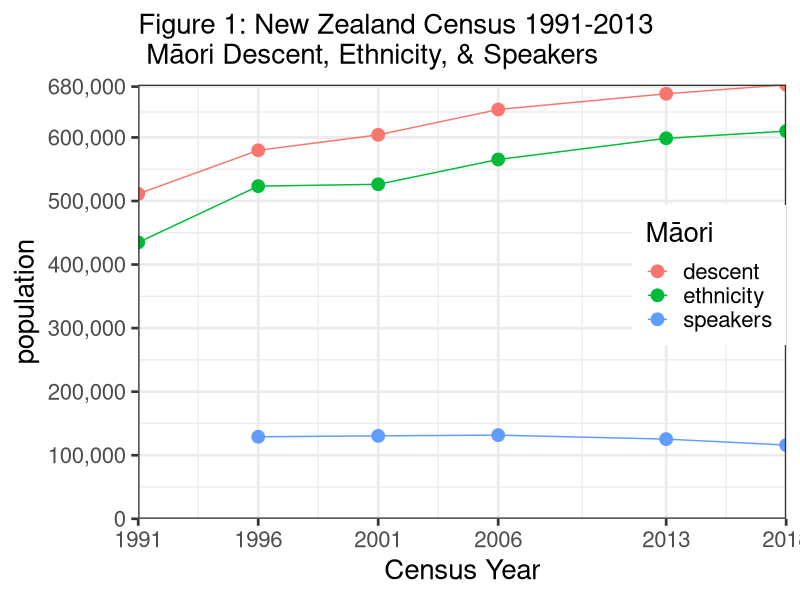
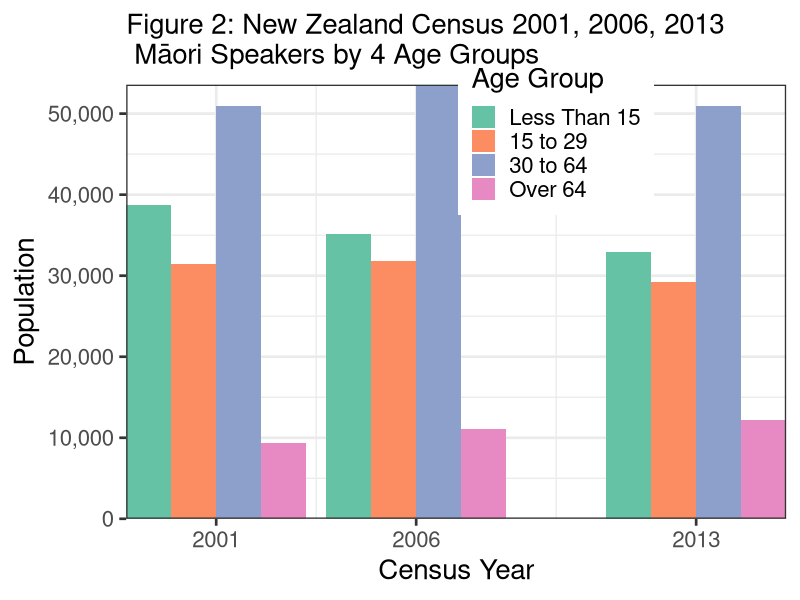
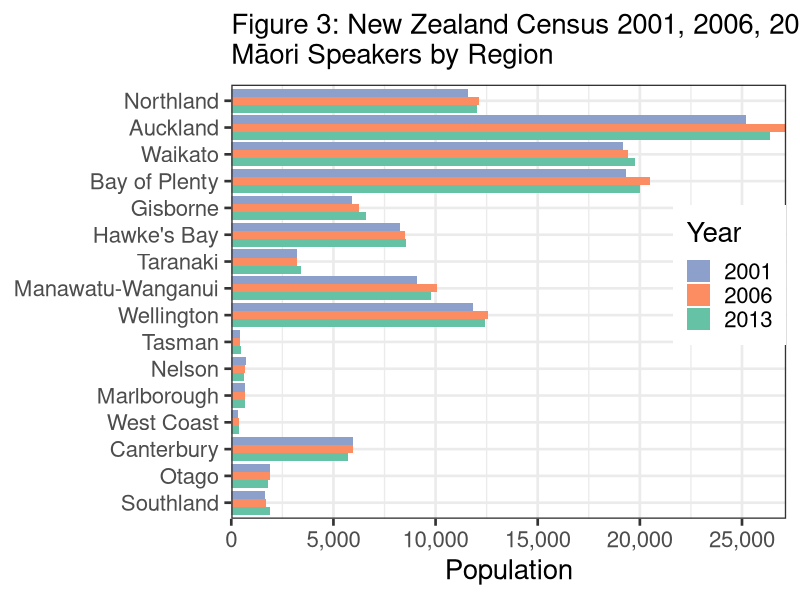
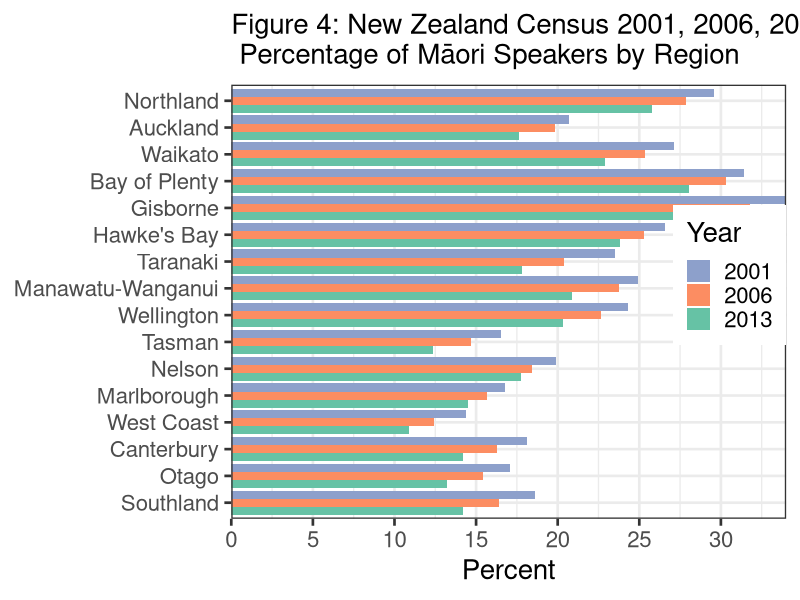
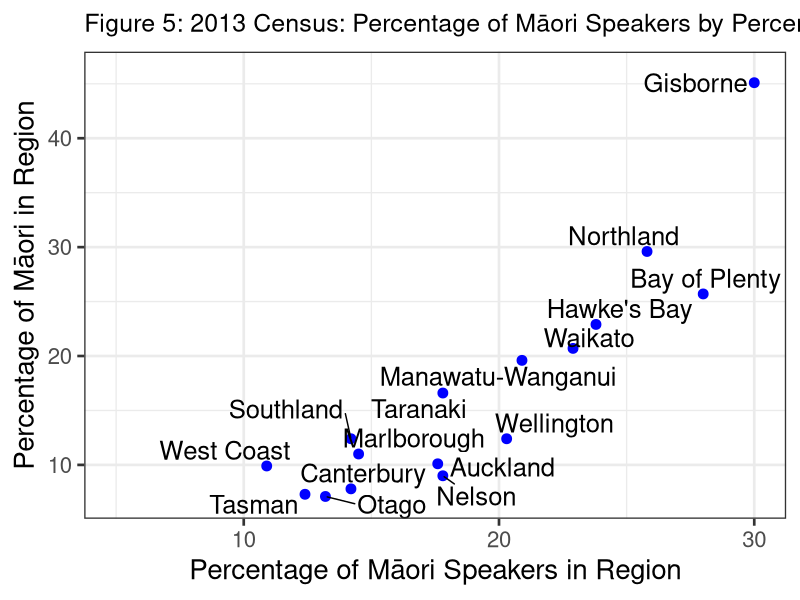
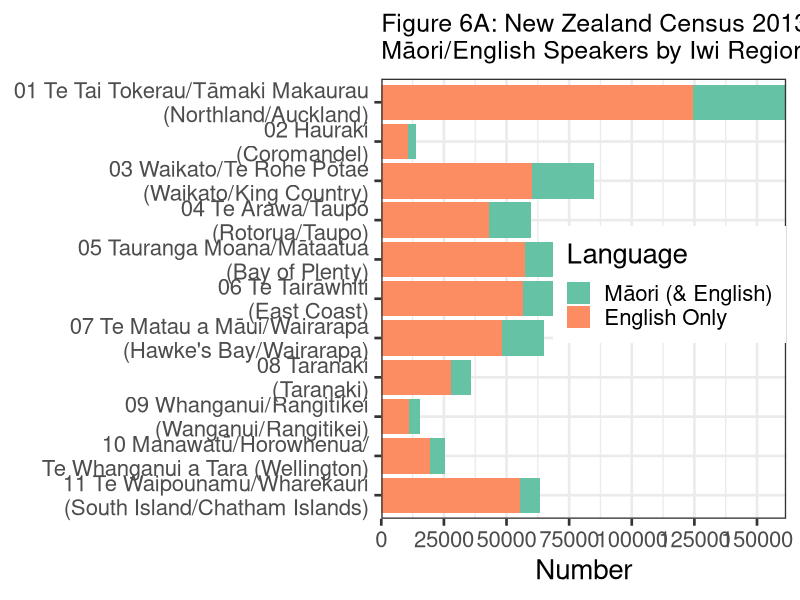
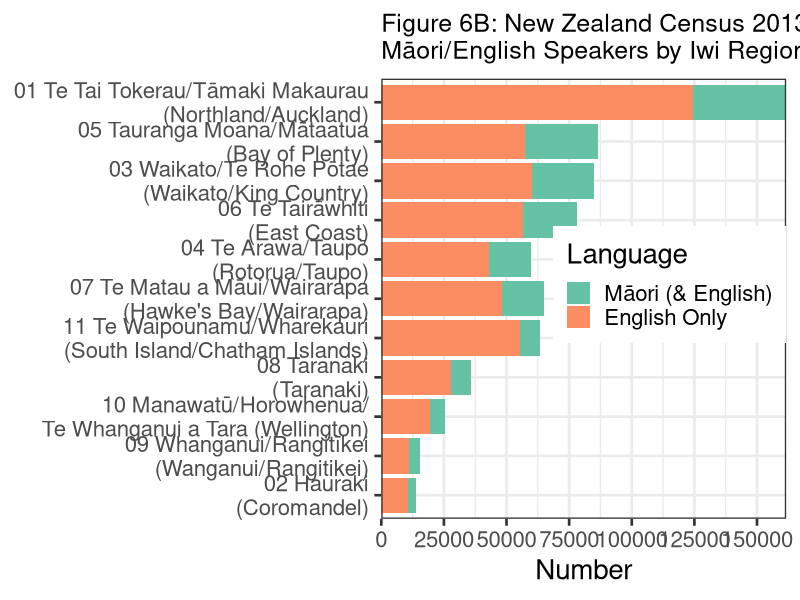
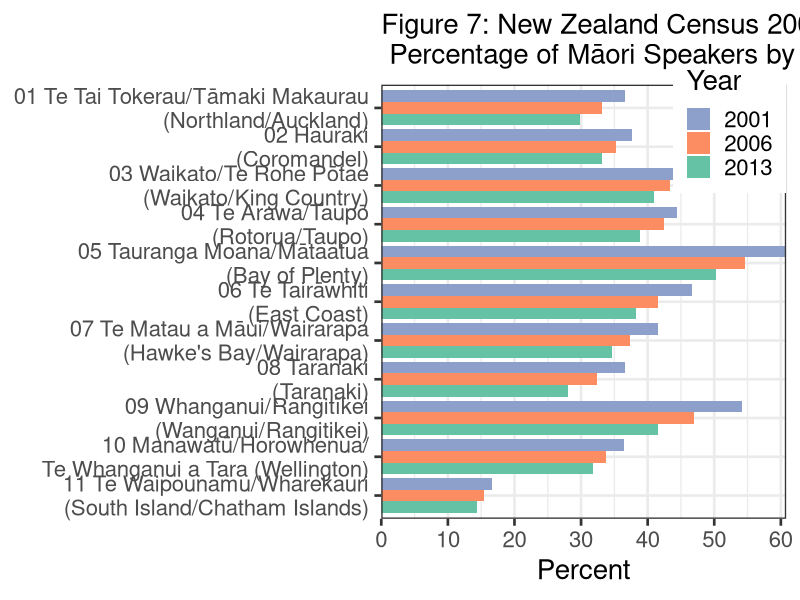

Here is the R script that generated these plots, in order:
# start R script #
# Maori Language stats from NZ Censuses, Peter J Keegan, updated 20 Jan 2016
# all data created in the script, self contained but not best way to do things.
# Done using OSX, if using Windows etc. check Unicode OK.
# object names mostly lower case, or sometimes lowerCamelCase
# d.. usually indicates dataframe, plot.. indicates plot object
#
#
library(ggplot2);library(ggrepel)
library(reshape2)
library(scales)
#
#
# Section 1 Overview
# Create vectors of NZ Census (Maori) Data, with addition of my 2018 guestimates
#
year <- c(1991, 1996, 2001, 2006, 2013, 2018)
ethnicity <- c(434847, 523371, 526281, 565329, 598605, 610000)
descent <- c(511278, 579714, 604110, 643977, 668724, 683000)
speakers <- c(NA, 129048, 130482, 131613, 125352, 116000) # no lang. qu pre 1996
#
# Combine to R dataframe
#
d001 <- data.frame(year, descent, ethnicity, speakers)
#
rm(descent, ethnicity, speakers, year) # Get rid of redundant vectors
#
# Convert data from wide to long format and stack
#
d001a <- melt(d001, id.vars = "year",
               measure.vars = c("descent", "ethnicity", "speakers"),
              variable.name = "maori",
                 value.name = "population")
#
# plot 1 1st attempt
#
# ggplot(d001a, aes(x=year, y=population, colour=maori, group=maori)) +
# geom_line() + geom_point(size=4)
#
# plot 1 Final
#
plot01a <- ggplot(d001a, aes(x = year, y = population, colour = maori,
  group = maori)) + labs(colour = "M\u0101ori")
plot01b <- plot01a + ggtitle(paste0("Figure 1: New Zealand Census 1991-2013",
"\n M\u0101ori Descent, Ethnicity, & Speakers"))
plot01c <- plot01b + geom_line() + geom_point(size = 4)
plot01d <- plot01c + scale_y_continuous(labels = comma,
  breaks = c(0, 100000, 200000, 300000, 400000, 500000, 600000, 680000),
  expand = c(0, 0))
plot01e <- plot01d + expand_limits(y = 0, x = 2018) + theme_bw(base_size = 20)
plot01f <- plot01e + scale_x_continuous(name = "Census Year",
  breaks = c(1991, 1996, 2001, 2006, 2013, 2018), expand = c(0, 0))
plot01g <- plot01f + theme (plot.title = element_text(size = 20))
plot01g + theme(legend.justification=c(1,0), legend.position=c(1,.4))
#
#
rm(plot01a, plot01b, plot01c, plot01d, plot01e, plot01f)
#
#
# Section 2 Maori Speakers by 4 age groups
#
# Create vectors of NZ Census Data, Maori speakers by age group by year
# (2001, 2006, 2013)
#
year <- c(2001, 2006, 2013)
agelessthan15 <- c(38673, 35151, 32961)
age15to29 <- c(31479, 31860, 29232)
age30to64 <- c(50967, 53574, 50910)
ageover64 <- c(9363, 11031, 12249)
#
# Combine to dataframe
#
d002 <- data.frame(year, agelessthan15, age15to29, age30to64, ageover64)
#
rm(year, agelessthan15, age15to29, age30to64, ageover64) # delete redundant vectors
#
# Convert data from wide to long format & stack
#
d002a <- melt(d002, id.vars = "year",
               measure.vars = c("agelessthan15", "age15to29", "age30to64", "ageover64"),
              variable.name = "agegroup",
                 value.name = "pop")
#
#
#
# plot 2, 1st attempt
#
# plot02a <- ggplot(d002a, aes(x=year, y=pop, fill=agegroup)) +
# geom_bar(position="dodge", stat="identity")
# plot02a + theme_bw(base_size = 20) +
# ggtitle("Census: Maori language speakers by 4 Age Groups")
#
# change plot 2 colours
#
plot02a <- ggplot(d002a, aes(x = year, y = pop, fill = agegroup)) +
  geom_bar(position = "dodge", stat = "identity")
plot02b <- plot02a + scale_fill_brewer(palette = "Set2", name = "Age Group",
  labels = c("Less Than 15", "15 to 29", "30 to 64", "Over 64")) +
  theme_bw(base_size = 20)
plot02c <- plot02b + ggtitle(paste0("Figure 2: New Zealand Census 2001, 2006, ",
"2013 \n M\u0101ori Speakers by 4 Age Groups"))
plot02d <- plot02c + scale_y_continuous(name = "Population", labels = comma,
  breaks = c(0, 10000, 20000, 30000, 40000, 50000, 60000), expand = c(0, 0))
plot02e <- plot02d + scale_x_continuous(name = "Census Year",
  breaks = c(2001, 2006, 2013), expand = c(0, 0))
plot02f <- plot02e + theme (plot.title = element_text(size = 20))
plot02f + theme(legend.justification=c(1,0), legend.position=c(.8,.7))
#
rm(plot02a, plot02b, plot02c, plot02d, plot02e)
#
#
# Section 3
#
# New Zealand Census, No. of Maori language speakers by Regions, 2001 to 2013
#
# Create vectors of Stats Census Regions
#
rorder <- c(1, 2, 3, 4, 5, 6, 7, 8, 9, 10, 11, 12, 13, 14, 15, 16)
#
cregion <- c("Northland", "Auckland", "Waikato", "Bay of Plenty", "Gisborne",
  "Hawke's Bay", "Taranaki", "Manawatu-Wanganui", "Wellington",
  "Tasman", "Nelson", "Marlborough", "West Coast", "Canterbury",
  "Otago", "Southland")
cregionrev <- rev(cregion)
#
#
#
spr2001 <- c(12045, 26373, 19749, 19995, 6591, 8550, 3423, 9795, 12423, 459,
  639, 654, 366, 5712, 1800, 1872)
pop2001 <- c(40734, 127626, 72822, 63654, 19365, 32085, 14559, 39267, 51123,
  2778, 3219, 3894, 2547, 31635, 10545, 10038)
per2001 <- c(29.6, 20.7, 27.1, 31.4, 34, 26.6, 23.5, 24.9, 24.3, 16.5,
  19.9, 16.8, 14.4, 18.1, 17.1, 18.6)
spr2006 <- c(12141, 27162, 19422, 20508, 6276, 8493, 3216, 10047, 12552,
  450, 666, 669, 363, 5979, 1896, 1710)
pop2006 <- c(43530, 137133, 76572, 67662, 19761, 33555, 15798, 42285,
  55437, 3063, 3615, 4275, 2916, 36669, 12273, 10422)
per2006 <- c(27.89, 19.81, 25.36, 30.31, 31.76, 25.31, 20.36, 23.76,
  22.64, 14.69, 18.42, 15.65, 12.45, 16.31, 15.45, 16.41)
spr2013 <- c(11586, 25173, 19176, 19326, 5901, 8256, 3228, 9114, 11841,
  426, 741, 693, 345, 5958, 1902, 1647)
pop2013 <- c(44931, 142770, 83742, 68943, 19683, 34662, 18150, 43599,
  58338, 3441, 4167, 4776, 3171, 41910, 14385, 11607)
per2013 <- c(25.79, 17.63, 22.9, 28.03, 29.98, 23.82, 17.79, 20.9,
  20.3, 12.38, 17.78, 14.51, 10.88, 14.22, 13.22, 14.19)
#
d003 <- data.frame(rorder, cregion, spr2001, pop2001, per2001,
  spr2006, pop2006, per2006, spr2013, pop2013, per2013)
#
rm(rorder, spr2001, pop2001, per2001, spr2006, pop2006,
  per2006, spr2013, pop2013, per2013)
#
d003a <- d003[c(2, 9, 6, 3)]
#
d003b <- melt(d003a, id.vars = "cregion",
    measure.vars = c("spr2001", "spr2006", "spr2013"),
    variable.name = "Year",
    value.name = "Population")
#
# plot 3 1st basic, then improve
#
# ggplot(d003b, aes(x = cregion, y = Population, fill = Year)) +
# geom_bar(position = "dodge", stat = "identity")
#
#
# plot 3 final plot
#
plot03c <- ggplot(d003b, aes(x = cregion, y = Population, fill = Year)) +
  geom_bar(position = "dodge", stat = "identity")
plot03d <- plot03c + coord_flip() + theme_bw(base_size = 20) +
  theme (plot.title = element_text(size=20))
plot03e <- plot03d + scale_fill_brewer(palette = "Set2",
  labels =c("2013", "2006", "2001"))
plot03f <- plot03e + ggtitle(paste0("Figure 3: New Zealand Census 2001, 2006, ",
"2013\nM\u0101ori Speakers by Region"))
plot03g <- plot03f + scale_x_discrete(limits = cregionrev)
plot03f <- plot03g + scale_y_continuous(labels = comma,
  breaks = c(0, 5000, 10000, 15000, 20000, 25000, 30000), expand = c(0, 0))
plot03g <- plot03f + guides(fill = guide_legend(reverse=TRUE)) +
  theme(axis.title.y = element_blank())
plot03g + theme(legend.justification=c(1,0), legend.position=c(1,.4))
#
rm(plot03c, plot03d, plot03e, plot03f)
#
#
# Section 4 #
#
# New Zealand Census % of Maori language speakers by Regions, 2001 to 2013
#
d004a <- d003[c(2, 11, 8, 5)]
#
d004b <- melt(d004a, id.vars = "cregion",
                measure.vars = c("per2013", "per2006", "per2001"),
                variable.name = "Year",
                   value.name = "Percent")
#
#
#names(d004b) <- c("Region", "Year", "Percent")
#
# plot 4, 1st basic then improve
#
# plot4a <- ggplot(d004b, aes(x=Region, y=Percent, fill=Year)) +
# geom_bar(position="dodge", stat="identity")
# plot4a + theme_bw(base_size = 16) +
# ggtitle("Census: % of Maori language speakers by Region") + coord_flip()
#
# plot 4 change plot colours
#
# plot04b <- ggplot(d004b, aes(x=Region, y=Percent, fill=Year)) +
# geom_bar(position="dodge", stat="identity")
# plot04bb <- cplot04b + scale_fill_brewer(palette="Set2") +
# theme_bw(base_size = 16) + coord_flip()
# plot04bb + ggtitle("Census: % Maori language speakers by Region")
#
# plot 4 add region labels
#
# plot04c <- ggplot(d004b, aes(x=Region, y=Percent, fill=Year)) +
# geom_bar(position="dodge", stat="identity")
# plot04d <- plot04c + scale_fill_brewer(palette="Set2") +
# theme_bw(base_size = 16)
# plot04e <- plot04d + ggtitle("Fig. 4: Census: % of Maori speakers by Region")
# plot04e + scale_x_discrete(limits=c("Southland", "Otago", "Canterbury",
# "West Coast", "Marlborough", "Nelson", "Tasman", "Wellington",
# "Manawatu-Wanganui", "Taranaki", "Hawke's Bay", "Gisborne",
# "Bay of Plenty", "Waikato", "Auckland", "Northland")) +
# theme(axis.title.y = element_blank())
#
# plot 4 Final, get legend labels correct and in order
#
plot04h <- ggplot(d004b, aes(x = cregion, y = Percent, fill = Year)) +
  geom_bar(position = "dodge", stat = "identity")
plot04i <- plot04h + scale_fill_brewer(palette = "Set2",
  labels =c("2013", "2006", "2001")) + coord_flip()
plot04j <- plot04i + theme_bw(base_size = 20)
plot04k <- plot04j + ggtitle(paste0("Figure 4: New Zealand Census 2001, 2006, ",
"2013\n Percentage of M\u0101ori Speakers by Region"))
plot04l <- plot04k + scale_x_discrete(limits = cregionrev)
plot04m <- plot04l + theme(axis.title.y = element_blank())
plot04n <- plot04m + scale_y_continuous(breaks = c(0, 5, 10, 15, 20, 25, 30,
  35), expand = c(0, 0))
plot04o <- plot04n + guides(fill = guide_legend(reverse = TRUE))
plot04p <- plot04o + theme (plot.title = element_text(size = 20))
plot04p + theme(legend.justification=c(1,0), legend.position=c(1,.4))
#
rm(plot04h, plot04i, plot04j, plot04k, plot04l, plot04m, plot04n, plot04o)
#
# Section 5
#
# NZ Census Data % of Maori speakers by Regions vs. % of total Regional pop.2013
#
# Create vectors of NZ Census Data for 2013
#
# Region (already created)
#
perSpkr13 <- c(25.8, 17.6, 22.9, 28.0, 30.0, 23.8, 17.8, 20.9, 20.3,
  12.4, 17.8, 14.5, 10.9, 14.2, 13.2, 14.2)
#
perPop13 <- c(29.6, 10.1, 20.7, 25.7, 45.1, 22.9, 16.6, 19.6, 12.4,
  7.3, 9.0, 11.0, 9.9, 7.8, 7.1, 12.4)
#
# Combine to dataframe
#
d005 <- data.frame(cregion, perSpkr13, perPop13)
#
rm(perSpkr13, perPop13)
#
#
#
# plot 5, basic then improve
#
# plot05 <- ggplot(d005, aes(x=perSpkr13, y=perPop13, fill=cregion)) +
# geom_point() + theme_bw(base_size = 16)
# plot05 + ggtitle("2013 Census: % Speakers by % of Region Pop.")
#
# plot 5 - add labels, hide key
#
# plot5a <- ggplot(d005, aes(x=perSpkr13, y=perPop13, fill=cregion)) +
# geom_point() + theme_bw(base_size = 16)
# plot5b <- plot5a + geom_text(aes(label=Region), hjust=1.1, vjust=.5, size=6) +
# xlim(5,40)+ ylim(5,50)
# plot5b + guides(fill=FALSE) +
# ggtitle("2013 Census: Maori % Speakers by % of Region Pop.")
#
# Plot 5, ex final R plot 2015
#
# plot05c <- ggplot(d005, aes(x = perSpkr13, y = perPop13, fill = cregion)) +
#   geom_point(colour = "blue", size = 4)
# plot05d <- plot05c + theme_bw(base_size = 20) + guides(fill=FALSE)
# plot05e <- plot05d + ggtitle(paste0("Figure 5: 2013 Census: % of M\u0101ori ",
# "Speakers by Percentage Region Population"))
# plot05f <- plot05e + theme (plot.title = element_text(size = 18))
# plot05g <- plot05f + geom_text(aes(label = cregion), hjust = 1.1,
#   vjust = .5, size = 6) + xlim(5, 30) + ylim(7, 46)
# plot05g + xlab("Percentage of M\u0101ori Speakers in Region") +
#   ylab("Percentage of M\u0101ori in Region")
#
# rm(plot05c, plot05d, plot05e, plot05f)
#
# Plot 5, Final R plot 2016
# use Geoms from ggrepel to fix overlapping labels
#
plot05cc <- ggplot(d005, aes(x = perSpkr13, y = perPop13, fill = cregion)) +
  geom_point(colour = "blue", size = 3)
plot05cd <- plot05cc + theme_bw(base_size = 20) + guides(fill=FALSE)
plot05ce <- plot05cd + ggtitle(paste0("Figure 5: 2013 Census: Percentage ",
    "of M\u0101ori Speakers by Percentage Region Population"))
plot05cf <- plot05ce + theme (plot.title = element_text(size = 18))
plot05cg <- plot05cf + geom_text_repel(aes(perSpkr13, perPop13, label = cregion),
    size = 6.5, force = 1) + xlim(5, 30) + ylim(7, 46)
plot05cg + xlab("Percentage of M\u0101ori Speakers in Region") +
  ylab("Percentage of M\u0101ori in Region")
#
rm(plot05cc, plot05cd, plot05ce, plot05cf)
#
#
#
# Section 6
#
# Create vectors of NZ Iwi-Region speakers of Maori for 2001, 2006, 2013
#
iwiregion <- c("01 Te Tai Tokerau/Tāmaki Makaurau\n (Northland/Auckland)",
  "02 Hauraki\n (Coromandel)",
  "03 Waikato/Te Rohe Pōtae\n (Waikato/King Country)",
  "04 Te Arawa/Taupō\n (Rotorua/Taupo)",
  "05 Tauranga Moana/Mātaatua\n (Bay of Plenty)",
  "06 Te Tairāwhiti\n (East Coast)",
  "07 Te Matau a Māui/Wairarapa\n (Hawke's Bay/Wairarapa)",
  "08 Taranaki\n (Taranaki)",
  "09 Whanganui/Rangitīkei\n (Wanganui/Rangitikei)",
  "10 Manawatū/Horowhenua/\n Te Whanganui a Tara (Wellington)",
  "11 Te Waipounamu/Wharekauri\n (South Island/Chatham Islands)")
#
iwiregionrev <- rev(iwiregion) # useful for plots
#
#
#
c2001M <- c(36012, 2508, 21954, 15708, 26454, 21429, 15696, 7149, 3990, 4569,
  6468)
c2001E <- c(98220, 6663, 46077, 35322, 43473, 45948, 37812, 19497, 7356,
  12525, 38856)
c2001T <- c(134232, 9171, 68031, 51030, 69927, 67377, 53508, 26646,
  11346, 17094, 45324)
c2001Per <- c(36.6, 37.6, 47.6, 44.4, 60.8, 46.6, 41.5, 36.6, 54.2, 36.4, 16.6)
c2006M <- c(39285, 3363, 22848, 16599, 28935, 23226, 17229, 7869, 4449,
  5295, 7710)
c2006E <- c(118527, 9504, 52665, 39063, 52947, 55809, 45966, 24234,
  9450, 15693, 49881)
c2006T <- c(157812, 12867, 75513, 55662, 81882, 79035, 63195, 32103,
  13899, 20988, 57591)
c2006Per <- c(33.1, 35.3, 43.3, 42.4, 54.6, 41.6, 37.4, 32.4, 47, 33.7, 15.4)
c2013M <- c(37140, 3492, 24666, 16743, 28890, 21588, 16680, 7842,
  4569, 6141, 7944)
c2013E <- c(124503, 10539, 60237, 43062, 57459, 56412, 48132, 27963,
  11001, 19287, 55284)
c2013T <- c(161643, 14031, 84903, 59805, 86349, 78000, 64812, 35805,
  15570, 25428, 63228)
c2013Per <- c(29.8, 33.1, 40.9, 38.8, 50.2, 38.2, 34.6, 28,
  41.5, 31.8, 14.3)
#
# Combine to dataframe
#
d006 <- data.frame(iwiregion, c2001M, c2001E, c2001T, c2001Per, c2006M,
  c2006E, c2006T, c2006Per, c2013M, c2013E, c2013T, c2013Per)
rm(c2001M, c2001E, c2001T, c2001Per, c2006M, c2006E, c2006T,
  c2006Per, c2013M, c2013E, c2013T, c2013Per)
#
d006a <- d006[c(1, 13, 9, 5)]
#
d006b <- melt(d006a, id.vars = "iwiregion")
names(d006b) <- c("iwiregion", "Year", "Percent")
#
d006c <- d006[c(1, 10, 11)]
d006d <- melt(d006c, id.vars = "iwiregion")
names(d006d) <- c("iwiregion", "Language", "Number")
#
# Plot 6
#
#
# plot06a <- ggplot(d006d, aes(x=iwiregion, y=Number, fill=Language)) +
# geom_bar(stat="identity")
# plot06a+ theme_bw(base_size = 18) +
# ggtitle("Maori/English Speakers by Iwi Region") + coord_flip()
#
#
plot06b <- ggplot(d006d, aes(x = iwiregion, y = Number, fill = Language)) +
  geom_bar(stat = "identity")
plot06c <- plot06b + ggtitle(paste0("Figure 6A: New Zealand Census 2013\n",
"M\u0101ori/English Speakers by Iwi Region"))
plot06d <- plot06c + theme_bw(base_size = 20) + coord_flip()
plot06e <- plot06d + theme (plot.title = element_text(size = 18))
plot06f <- plot06e + scale_fill_brewer(palette = "Set2",
  labels = c("M\u0101ori (& English)", "English Only"))
plot06g <- plot06f + scale_x_discrete(limits = iwiregionrev) +
  theme(axis.title.y = element_blank())
plot06h <- plot06g + scale_y_continuous(breaks = c(0, 25000, 50000, 75000,
  100000, 125000, 150000), expand = c(0, 0))
plot06h + theme(legend.justification=c(1,0), legend.position=c(1,.4))
#
rm(plot06b, plot06c, plot06d, plot06e, plot06f, plot06g)
#
# plot 6 reordered
#
plot06p <- ggplot(d006d, aes(x = iwiregion, y = Number, fill = Language)) +
  geom_bar(stat = "identity")
plot06q <- plot06p + ggtitle(paste0("Figure 6B: New Zealand Census 2013 \n",
"M\u0101ori/English Speakers by Iwi Region"))
plot06r <- plot06q + theme_bw(base_size = 20) + coord_flip() +
  theme(axis.title.y = element_blank())
plot06s <- plot06r + theme (plot.title = element_text(size = 18))
plot06t <- plot06s +
  scale_fill_brewer(palette = "Set2",
  labels =c("M\u0101ori (& English)", "English Only"))
plot06u <- plot06t + scale_x_discrete(limits =c("02 Hauraki\n (Coromandel)",
  "09 Whanganui/Rangitīkei\n (Wanganui/Rangitikei)",
  "10 Manawatū/Horowhenua/\n Te Whanganui a Tara (Wellington)",
  "08 Taranaki\n (Taranaki)",
  "11 Te Waipounamu/Wharekauri\n (South Island/Chatham Islands)",
  "07 Te Matau a Māui/Wairarapa\n (Hawke's Bay/Wairarapa)",
  "04 Te Arawa/Taupō\n (Rotorua/Taupo)",
  "06 Te Tairāwhiti\n (East Coast)",
  "03 Waikato/Te Rohe Pōtae\n (Waikato/King Country)",
  "05 Tauranga Moana/Mātaatua\n (Bay of Plenty)",
  "01 Te Tai Tokerau/Tāmaki Makaurau\n (Northland/Auckland)"))
plot06v <- plot06u + scale_y_continuous(breaks = c(0, 25000, 50000, 75000,
  100000, 125000, 150000), expand = c(0, 0))
plot06v + theme(legend.justification=c(1,0), legend.position=c(1,.4))
#
rm(plot06p, plot06q, plot06r, plot06s, plot06t, plot06u)
#
# Section 7
# plot 7
#
# plot07 <- ggplot(d006b, aes(x=IwiRegion, y=Percent, fill=Year)) +
# geom_bar(position="dodge", stat="identity")
# plot07 + theme_bw(base_size = 16) +
# ggtitle("Census: Percentage of Maori language speakers by Iwi Region") +
# coord_flip()
#
plot07a <- ggplot(d006b, aes(x = iwiregion, y = Percent, fill = Year)) +
  geom_bar(position = "dodge", stat = "identity")
plot07b <- plot07a + coord_flip() + theme_bw(base_size = 20)
plot07c <- plot07b +
  scale_fill_brewer(palette = "Set2", labels = c("2013", "2006", "2001"))
plot07d <- plot07c + ggtitle(paste0("Figure 7: New Zealand Census 2001, 2006, ",
"2013\n Percentage of M\u0101ori Speakers by Iwi Region"))
plot07e <- plot07d + theme (plot.title = element_text(size = 20))
plot07f <- plot07e + scale_x_discrete(limits = iwiregionrev)
plot07g <- plot07f + scale_y_continuous(breaks = c(0, 10, 20, 30,
  40, 50, 60), expand = c(0, 0))
plot07h <- plot07g + guides(fill = guide_legend(reverse = TRUE)) +
  theme(axis.title.y = element_blank())
plot07h + theme(legend.justification=c(1,0), legend.position=c(1, .75))
#
rm(plot07a, plot07b, plot07c, plot07d, plot07e, plot07f, plot07g)
#
# Section 8, iwi 10k+, 2013
#
iwi10k <-c("Ngapuhi", "Ngati Porou", "Ngai Tahu / Kai Tahu", "Waikato",
  "Ngati Tuwharetoa", "Ngati Maniapoto", "Tuhoe",
  "Ngati Kahungunu ki Te Wairoa", "Te Arawa",
  "Ngati Kahungunu, region unspecified", "Te Rarawa", "Ngati Awa",
  "Te Atiawa (Taranaki)", "Ngati Raukawa (ki te Tonga)",
  "Ngati Whatua", "Te Whanau-a-Apanui","Ngaiterangi",
  "Whakatohea", "Tainui", "Te Ati Hau Nui-a-Paparangi",
  "Ngati Kahungunu ki Heretaunga", "Ngati Raukawa (Waikato)")
iwi10krev  <- rev(iwi10k)
m2001 <-c(26646, 19431, 5148, 12636, 8958, 8031, 12363, 4332, 5241, 7278,
  4107, 4746, 2070, 3084, 3447, 4353, 3609, 3474, 3786, 3342, 2460, 1497)
e2001 <-c(76005, 41907, 33639, 23118, 20184, 19041, 16923, 10236, 11325,
  17481, 7347, 8247, 7953, 7860, 8580, 5562, 5853, 6438, 8940, 5433,
  4428, 3609)
t2001 <-c(102651, 61338, 38787, 35754, 29142, 27072, 29286, 14568, 16566,
  24759, 11454, 12993, 10023, 10944, 12027, 9915, 9462, 9912, 12726, 8775,
  6888, 5106)
per2001 <-c(26.0, 31.7, 13.3, 35.3, 30.7, 29.7, 42.2, 29.7, 31.6, 29.4,
  35.9, 36.5, 20.7, 28.2, 28.7, 43.9, 38.1, 35.0, 29.8, 38.1, 35.7, 29.3)
m2006 <-c(29733, 21153, 5973, 11412, 10428, 9375, 13344, 5535, 7458, 4977,
  4959, 5133, 2391, 3444, 4194, 4821, 4209, 4014, 4128, 3684, 3084, 2244)
e2006 <-c(92805, 51084, 43110, 22203, 24300, 24291, 19500, 15432, 15978,
  13920, 9960, 10164, 10383, 9786, 10581, 6993, 7986, 8106, 10221, 6807,
  6447, 5862)
t2006 <-c(122538, 72237, 49083, 33615, 34728, 33666, 32844, 20967, 23436,
  18897, 14919, 15297, 12774, 13230, 14775, 11814, 12195, 12120, 14349,
  10491, 9531, 8106)
per2006 <-c(24.3, 29.3, 12.2, 33.9, 30.0, 27.8, 40.6, 26.4, 31.8, 26.3,
  33.2, 33.6, 18.7, 26.0, 28.4, 40.8, 34.5, 33.1, 28.8, 35.1, 32.4, 27.7)
m2013 <-c(28053, 19425, 6270, 12879, 10011, 9429, 13413, 5460, 5670,
  4422, 5064, 5262, 2679, 3678, 3732, 5058, 4347, 3819, 2544, 3738, 3300,
  2763)
e2013 <-c(97302, 51447, 48132, 27252, 25776, 25902, 21522, 15492, 14046,
  14049, 11349, 10884, 12477, 11343, 10995, 7797, 8496, 8334, 9264, 7947,
  7656, 7254)
t2013 <-c(125355, 70872, 54402, 40131, 35787, 35331, 34935, 20952, 19716,
  18471, 16413, 16146, 15156, 15021, 14727, 12855, 12843, 12153, 11808,
  11685, 10956, 10017)
per2013 <-c(22.4, 27.4, 11.5, 32.1, 28.0, 26.7, 38.4, 26.1, 28.8, 23.9,
  30.9, 32.6, 17.7, 24.5, 25.3, 39.3, 33.8, 31.4, 21.5, 32.0, 30.1, 27.6)
#
d008 <- data.frame(iwi10k, m2001, e2001, t2001, per2001, m2006, e2006, t2006,
per2006, m2013, e2013, t2013, per2013)
#
rm(m2001, e2001, t2001, per2001, m2006, e2006, t2006, per2006, m2013,
  e2013, t2013, per2013)
#
d008a <- d008[c(1, 13, 9, 5)]
#
d008b <- melt(d008a, id.vars = "iwi10k")
names(d008b) <- c("iwi10k", "Year", "Percent")
#
d008c <- d008[c(1, 10, 11)]
d008d <- melt(d008c, id.vars = "iwi10k")
names(d008d) <- c("iwi10k", "Language", "Number")
#
# plot08a <- ggplot(d008d, aes(x=Iwi, y=Number, fill=Language)) +
# geom_bar(stat="identity")
# plot08a+ theme_bw(base_size = 18) +
# ggtitle("Maori/English Speakers by Major Iwi") + coord_flip()
#
#
plot08b <- ggplot(d008d, aes(x = iwi10k, y = Number, fill = Language)) +
  geom_bar(stat = "identity")
plot08c <- plot08b + ggtitle(paste0("Figure 8: New Zealand Census 2013\n",
"M\u0101ori/English Speakers by Major Iwi"))
plot08d <- plot08c + theme_bw(base_size = 20) + coord_flip()
plot08e <- plot08d + theme (plot.title = element_text(size=20))
plot08f <- plot08e+ theme(axis.title.y = element_blank())
plot08g <- plot08f + scale_fill_brewer(palette = "Set2",
  labels = c("M\u0101ori (& English)", "English Only"))
plot08h <- plot08g + scale_x_discrete(limits = iwi10krev)
plot08h + theme(legend.justification=c(1,0), legend.position=c(1,.4))
#
rm(plot08b, plot08c, plot08d, plot08e, plot08f, plot08g)
#
#
plot08m <- ggplot(d008b, aes(x = iwi10k, y = Percent, fill = Year)) +
  geom_bar(position = "dodge", stat = "identity")
plot08n <- plot08m + coord_flip() + theme_bw(base_size = 20)
plot08o <- plot08n + scale_fill_brewer(palette = "Set2",
  labels = c("2013", "2006", "2001"))
plot08p <- plot08o + ggtitle(paste0("Figure 9: New Zealand Census 2001, 2006, ",
"2013\n Percentage of M\u0101ori Speakers by Major Iwi"))
plot08q <- plot08p + theme (plot.title = element_text(size=20))
plot08r <- plot08q + scale_x_discrete(limits = iwi10krev)
plot08s <- plot08r + scale_y_continuous(breaks = c(0, 10, 20, 30,
                                        40), expand = c(0, 0))
plot08t <- plot08s + guides(fill = guide_legend(reverse = TRUE)) +
  theme(axis.title.y = element_blank())
plot08t + theme(legend.justification=c(1,0), legend.position=c(1,.4))
#
rm(plot08m, plot08n, plot08o, plot08p, plot08q, plot08r, plot08s)
#
#
## end of R script ##
